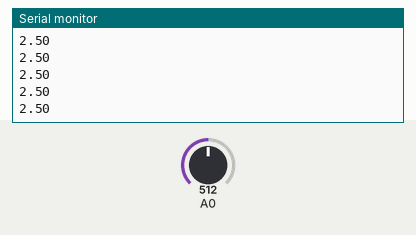
A sketch run on a simulated Arduino Uno, built with avr-gcc and run on an emulated ATmega328P. Shown: the last lines printed to the serial monitor. Inputs (shaded band) come from the test bench; at power-on: A0 = 512.

Above: at 1.2 s.
1.3 s: A0 set to 716
At 1.31 s:
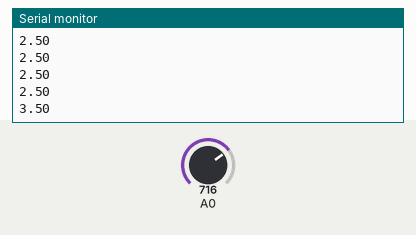
2.8 s: A0 set to 900
At 2.82 s:
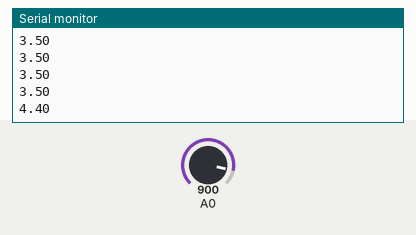
Timing chart, 0 to 5.8 s (numbered marks = the images above; inputs shaded):
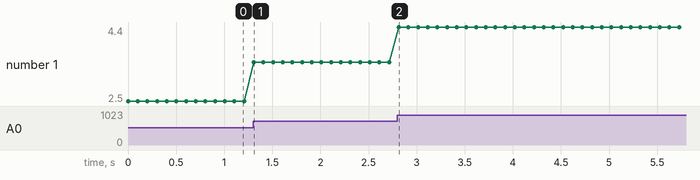

Measured:
- after the input at 1.3 s, the serial monitor: prints a new line at once (image 1)
- after the input at 2.8 s, the serial monitor: prints a new line at once (image 2)
- plotted number 1: 2.5 → 3.5 after the input at 1.3 s, 3.5 → 4.4 after the input at 2.8 s

The sketch:

voltmeter.ino
```cpp
// Voltmeter

void setup() {
  Serial.begin(115200);
}

void loop() {
  // A value of 1023 = 5V, a value of 0 = 0V
  int value = analogRead(A0);
  float voltage = value * (5.0 / 1023.0);

  Serial.println(voltage);

  delay(100);
}
```
